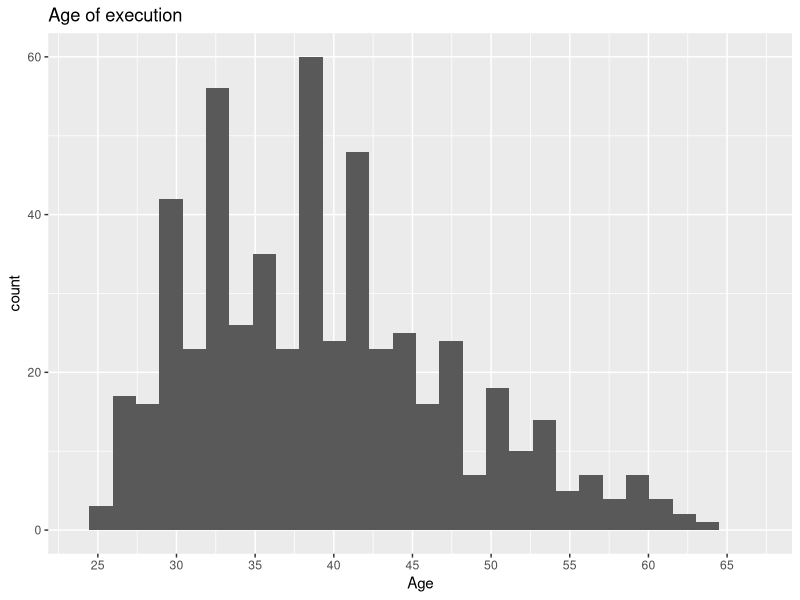
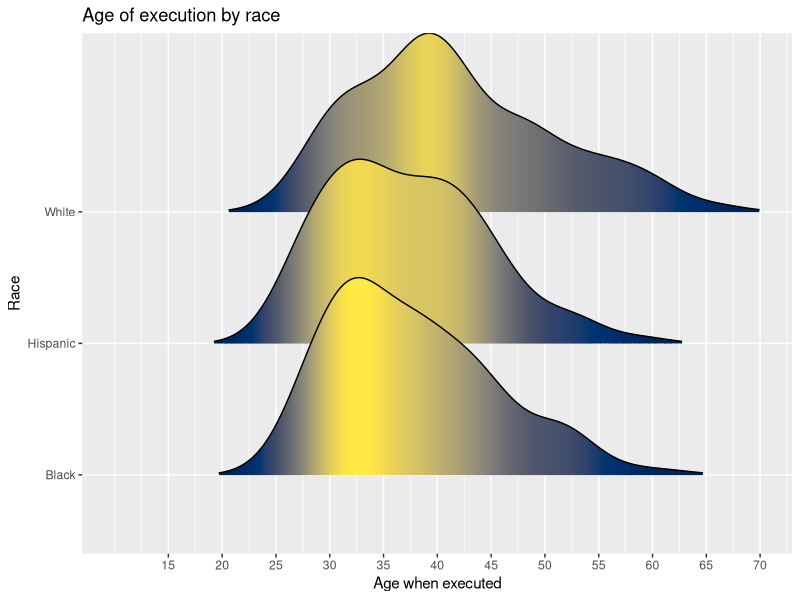
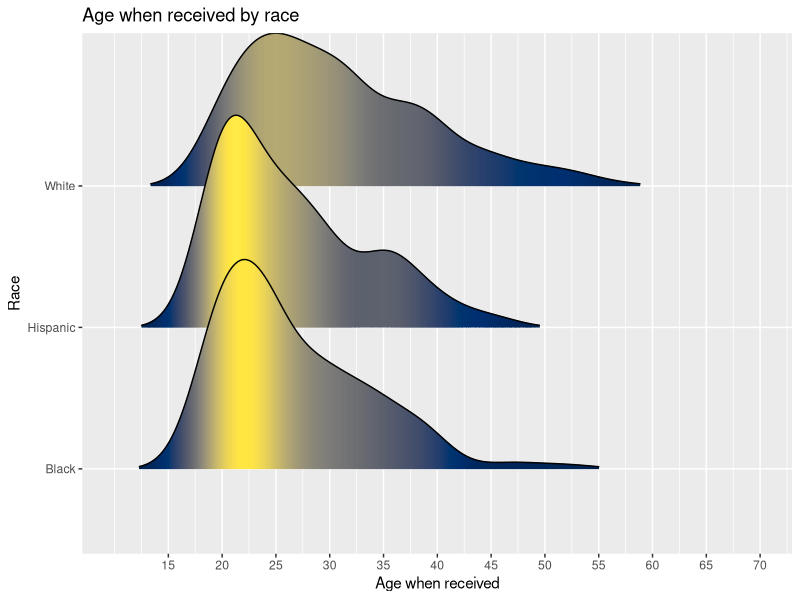
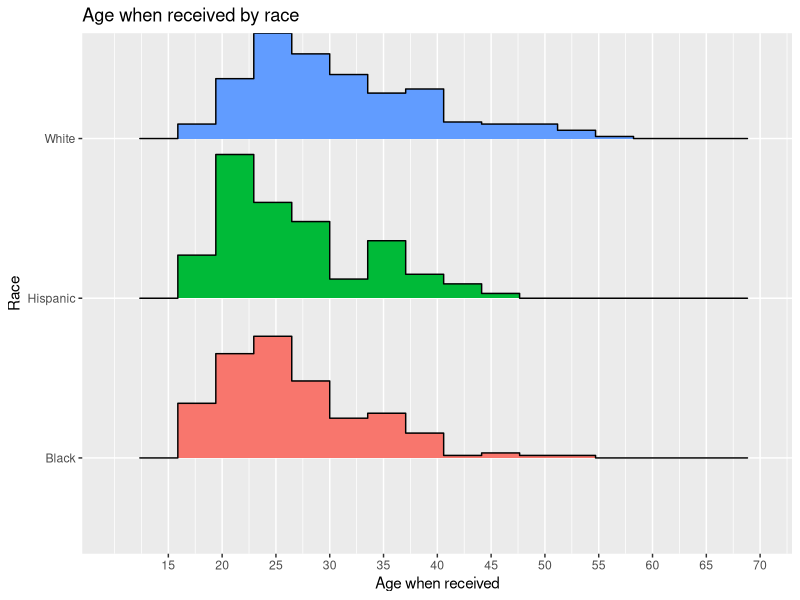
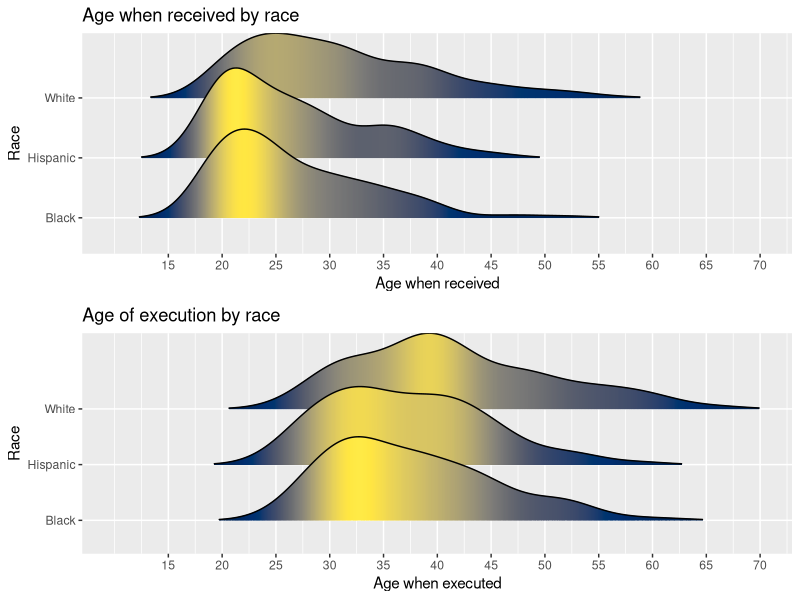
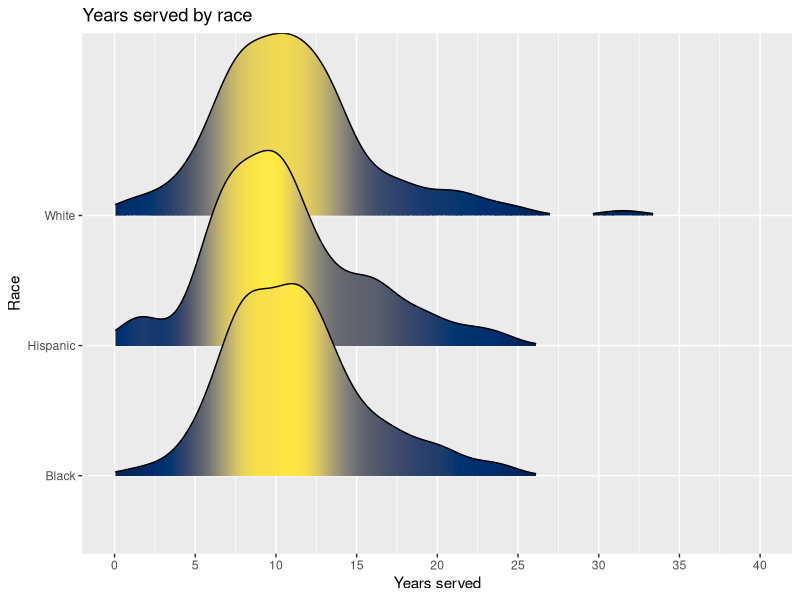
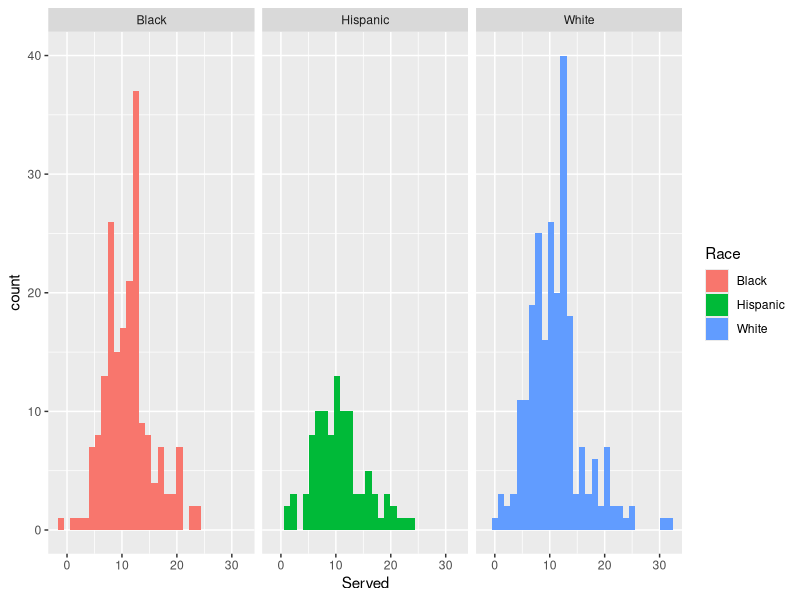
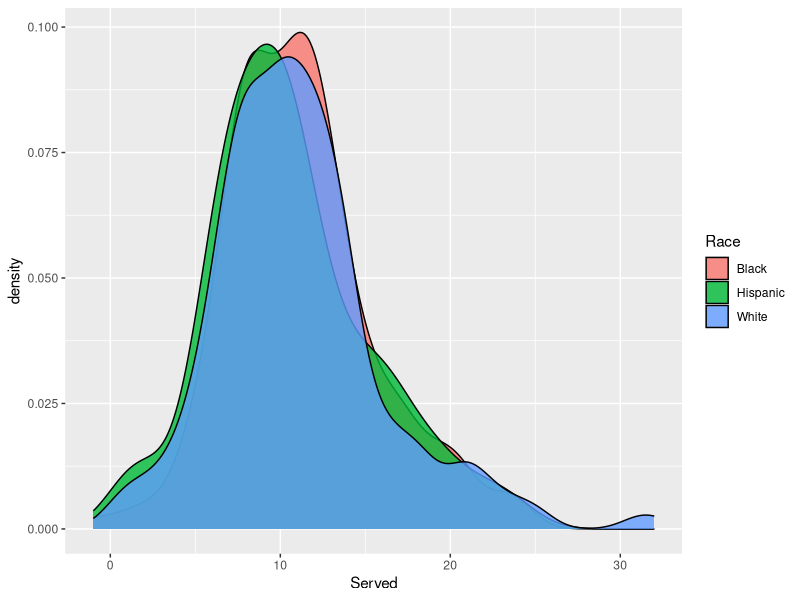

Generate these figures, in order, with R: (Note: this script raises an error after producing the figures.)
if(!require(tibble)) install.packages("tibble")
library(tibble)
if(!require(tidyverse)) install.packages("tidyverse")
library(tidyverse)
if(!require(ggridges)) install.packages("ggridges")
library(ggridges)
if(!require(viridis)) install.packages("viridis")
library(viridis)
if(!require(gridExtra)) install.packages("gridExtra")
library(gridExtra)

setwd("/home/e/R/inmate.last.words")
# setwd("C:/Users/e/Documents/R/inmate.last.words")
x <- read_csv("data/Texas Last Statement - CSV.csv")

glimpse(x)
summary(x)

# EDA, focus on demographic
y <- x %>%
  select(Age,Race,AgeWhenReceived,EducationLevel,PreviousCrime) %>%
  mutate(Served = Age-AgeWhenReceived) %>% 
  mutate(Race=as.factor(Race))
summary(y)

## Age of execution histogram
x %>% 
  ggplot(aes(x=Age))+
  geom_histogram()+
  scale_x_continuous(limits=c(min(y$Age),max(y$Age)),
                     breaks=c(seq(20,70,5)))+
  ggtitle("Age of execution")

## Segregate by race
summary(y$Race)

p1 <- x %>% 
  filter(Race != "Other") %>% 
  ggplot(aes(x=Age,y=Race,fill=..density..))+
  geom_density_ridges_gradient(scale=1.5,rel_min_height=.01)+
  scale_x_continuous(limits=c(10,70),
                     breaks=c(seq(15,70,5)))+
  ggtitle("Age of execution by race")+
  xlab("Age when executed")+
  theme(legend.position="none")+
  scale_fill_viridis(option="E")
p1

## Are whites executed at a later age?
## Let's check AgeWhenReceived distribution
p2 <- x %>% 
  filter(Race != "Other") %>% 
  ggplot(aes(x=AgeWhenReceived,y=Race,fill=..density..))+
  geom_density_ridges_gradient(scale=1.5,rel_min_height=.01)+
  scale_x_continuous(limits=c(10,70),
                     breaks=c(seq(15,70,5)))+
  ggtitle("Age when received by race")+
  xlab("Age when received")+
  theme(legend.position="none")+
  scale_fill_viridis(option="E")
p2

# stat binline version
p2.1 <- x %>% 
  filter(Race != "Other") %>% 
  ggplot(aes(x=AgeWhenReceived,y=Race,fill=Race))+
  stat_binline(scale=.9, bins=18)+
  scale_x_continuous(limits=c(10,70),
                     breaks=c(seq(15,70,5)))+
  ggtitle("Age when received by race")+
  xlab("Age when received")+
  theme(legend.position="none")
p2.1

grid.arrange(p2,p1,nrow=2)

## Seems like whites are received at a later age then hispanic or black,
## let's see if years served are basically the same
## And years served by race
p3 <- x %>% 
  filter(Race != "Other") %>% 
  mutate(Served = Age-AgeWhenReceived) %>% 
  ggplot(aes(x=Served,y=Race,fill=..density..))+
  geom_density_ridges_gradient(scale=1.5,rel_min_height=.01)+
  scale_x_continuous(limits=c(0,40),
                     breaks=c(seq(0,40,5)))+
  ggtitle("Years served by race")+
  xlab("Years served")+
  theme(legend.position="none")+
  scale_fill_viridis(option="E")
p3

## absolute frequency
x %>% 
  filter(Race != "Other") %>% 
  mutate(Served = Age-AgeWhenReceived) %>% 
  ggplot(aes(x=Served,fill=Race))+
  geom_histogram()+
  facet_wrap(Race~.)
  
## relative frequency
x %>% 
  filter(Race != "Other") %>% 
  mutate(Served = Age-AgeWhenReceived) %>% 
  ggplot(aes(x=Served,fill=Race))+
  geom_density(alpha=.8)
  # facet_wrap(Race~.)

  
x %>% 
  filter(Race != "Other") %>% 
  ggplot(aes(fill=Race))+
  geom_density_ridges(scale=1,rel_min_height=.01,alpha=.5,aes(x=Age,y=Race))+
  geom_density_ridges(scale=1,rel_min_height=.01,alpha=.5,aes(x=AgeWhenReceived, y=Race))+
  scale_x_continuous(limits=c(10,70),
                     breaks=c(seq(15,70,5)))+
  ggtitle("Age of execution by race")+
  xlab("Age when executed")+
  theme(legend.position="none")
  
  
  
y.a <- setDT(y)[, .N, by = .(Age)][order(-N)]
plot(y.a)


ggplot(y,aes(x=Age,fill=Race))+geom_histogram()+facet_wrap(Race~.)

ggplot(y,aes(x=Served,fill=Race))+geom_histogram()+facet_wrap(Race~.)
ggplot(y,aes(x=Age,y=Race,fill=Race))+geom_density_ridges(aes(alpha=.5))
